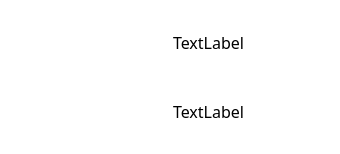
<?xml version="1.0" encoding="UTF-8"?>
<ui version="4.0">
 <class>ItemWidget</class>
 <widget class="QWidget" name="ItemWidget">
  <property name="geometry">
   <rect>
    <x>0</x>
    <y>0</y>
    <width>340</width>
    <height>154</height>
   </rect>
  </property>
  <property name="windowTitle">
   <string>Form</string>
  </property>
  <property name="styleSheet">
   <string notr="true">background:rgb(255, 255, 255)</string>
  </property>
  <layout class="QHBoxLayout" name="horizontalLayout">
   <item>
    <widget class="QLabel" name="label_pic">
     <property name="sizePolicy">
      <sizepolicy hsizetype="Preferred" vsizetype="Ignored">
       <horstretch>0</horstretch>
       <verstretch>0</verstretch>
      </sizepolicy>
     </property>
     <property name="styleSheet">
      <string notr="true">background-color: rgba(255, 255, 255, 0);</string>
     </property>
     <property name="text">
      <string/>
     </property>
    </widget>
   </item>
   <item>
    <layout class="QVBoxLayout" name="verticalLayout">
     <item>
      <widget class="QLabel" name="label_fileName">
       <property name="font">
        <font>
         <family>Agency FB</family>
         <pointsize>12</pointsize>
        </font>
       </property>
       <property name="styleSheet">
        <string notr="true">background-color: rgba(255, 255, 255, 0);</string>
       </property>
       <property name="text">
        <string>TextLabel</string>
       </property>
      </widget>
     </item>
     <item>
      <widget class="QLabel" name="label_fileSize">
       <property name="font">
        <font>
         <family>Agency FB</family>
         <pointsize>12</pointsize>
        </font>
       </property>
       <property name="styleSheet">
        <string notr="true">background-color: rgba(255, 255, 255, 0);</string>
       </property>
       <property name="text">
        <string>TextLabel</string>
       </property>
      </widget>
     </item>
    </layout>
   </item>
  </layout>
 </widget>
 <resources/>
 <connections/>
</ui>
